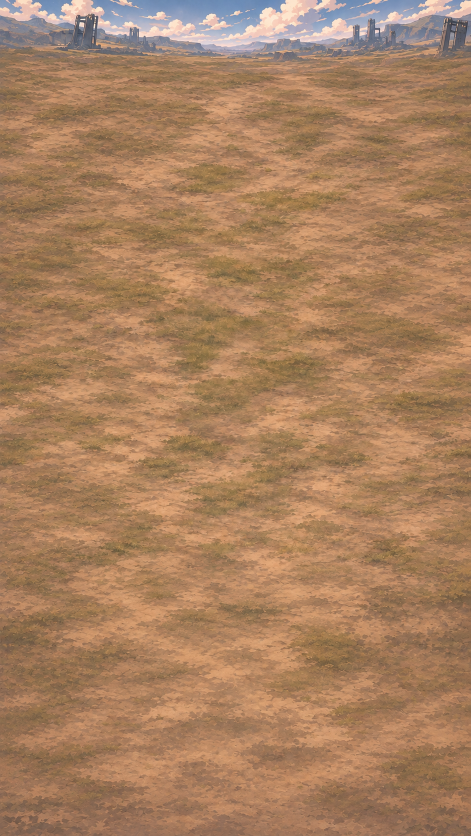
#> input picture art/backgrounds/north_gate_field.png, 941 x 1672 px (shown at 1/2 size)
$ python fit_background.py
#> lines starting #> are read from the running program, lines starting #| are printed output that depends on the picture
### tools/sprites/build_wall.py
"""Bake monotonic HP stages and a registered, layered fifteen-frame gate breach.

The collapse is an authored painted sequence, registered to fixed pillar feet.
The approved five HP stages and static side walls remain unchanged.
"""
import hashlib
import json
import math
import shutil
from pathlib import Path

import numpy as np
from PIL import Image, ImageDraw

from fit_background import cut_wall
from bake_authored_breach import bake, SCALE, PIVOT, ORDER

ROOT = Path(__file__).resolve().parents[2]
SOURCE = ROOT / "art/sprites/wall"
OUTPUT = ROOT / "godot/assets/sprites/wall"
SIZE = (1080, 540)
TOP = 80
SECTION = (270, 810)
STAGES = [0, 1, 2, 4, 5]


def build_wall():
    legacy_folder = SOURCE / "evidence/legacy"
    cut_wall(legacy_folder)
    legacy = json.loads((legacy_folder / "wall.json").read_text())
    intact = Image.open(legacy_folder / "wall_00.png").convert("RGBA")
    approved = Image.open(SOURCE / "approved_wall_00.png").convert("RGBA")
    assert np.array_equal(np.array(intact), np.array(approved)), "Approved wall_00 changed"
    shutil.copyfile(SOURCE / "approved_wall_00.png", OUTPUT / "wall_00.png")
    sides = Image.new("RGBA", SIZE)
    sides.paste(intact, (0, TOP))
    ImageDraw.Draw(sides).rectangle((SECTION[0], 0, SECTION[1] - 1, SIZE[1]), fill=(0, 0, 0, 0))
    sides.save(OUTPUT / "sides.png")
    damage = []
    for index, old_index in enumerate(STAGES):
        source = Image.open(legacy_folder / f"wall_{old_index:02d}.png").convert("RGBA")
        frame = Image.new("RGBA", SIZE)
        frame.paste(source.crop((SECTION[0], 0, SECTION[1], source.height)), (SECTION[0], TOP))
        frame.save(OUTPUT / f"damage_{index:02d}.png")
        damage.append(frame)
    reconstructed = sides.copy()
    reconstructed.paste(damage[0].crop((SECTION[0], TOP, SECTION[1], TOP + intact.height)),
                        (SECTION[0], TOP))
    assert np.array_equal(np.array(reconstructed.crop((0, TOP, 1080, TOP + intact.height))),
                          np.array(approved)), "Intact composition changed"

    breach = bake(damage[-1], SIZE)
    for index, frame in enumerate(breach):
        frame.save(OUTPUT / f"breach_{index:02d}.png")

    data = dict(frames=len(damage), damage_frames=[f"damage_{i:02d}.png" for i in range(len(damage))],
                side_texture="sides.png", base_y=float(legacy["base_y"][0]) + TOP,
                top_padding=TOP, rail_above_base=legacy["rail_above_base"],
                breach_frames=[f"breach_{i:02d}.png" for i in range(len(breach))],
                breach_frame_ms=100, charge_after=.9, burst_frames=[3, 4, 5, 6], impact_frame=7)
    (OUTPUT / "wall.json").write_text(json.dumps(data, indent=2))
    manifest = dict(damage_sources=STAGES, method="authored frame sequence", section=SECTION, top_padding=TOP,
                    baseline=data["base_y"], source_scale=SCALE, source_pivot=PIVOT,
                    painted_order=ORDER, alpha_floor=24, entry="damage_04.png",
                    held_pose=14, source_sha256={name: hashlib.sha256((SOURCE / name).read_bytes()).hexdigest()
                    for name in ["approved_wall_00.png", "collapse_authored_raw.png"]})
    (SOURCE / "build.json").write_text(json.dumps(manifest, indent=2))
    review(sides, damage, "damage")
    review(sides, breach, "breach")
    print("PASS intact/side pixels preserved; five HP stages; fifteen breach frames; fixed baseline", data["base_y"])


# [31 lines left out: function review, not called in this run]


# [2 lines that do not run on import are left out]

### tools/sprites/fit_background.py
"""Prepare the field, apron, static wall sides, HP stages and dedicated breach.

Usage (from the repo root):  python tools/sprites/fit_background.py

Reads   art/backgrounds/north_gate_field.png, art/sprites/apron.png, art/sprites/wall/frames_*.png
Writes  godot/assets/backgrounds/north_gate_field.jpg and apron.png
        godot/assets/sprites/wall/ legacy cuts, sides, damage/breach frames and wall.json
"""
import json
from pathlib import Path

import numpy as np
from PIL import Image

ROOT = Path(__file__).resolve().parents[2]
WIDTH, HEIGHT = 1080, 2400
ABOVE_BASE, BELOW_BASE = 255, 22   # sheet pixels kept above and below the foot of the wall
SIDE_STRIP = (60, 230)             # part of the wall that survives in every frame


# [67 lines left out: functions fit_field, cut_apron, wall_bases, cut_wall, main, not called in this run]
#> in fit_field, painting is the input picture: PIL image 941x1672 RGB; mean R, G, B 168.4, 128.6, 96
#> in fit_field, `canvas = np.pad(paint, ((top, HEIGHT - scaled_h - top), (0, 0), (0, 0)..`:
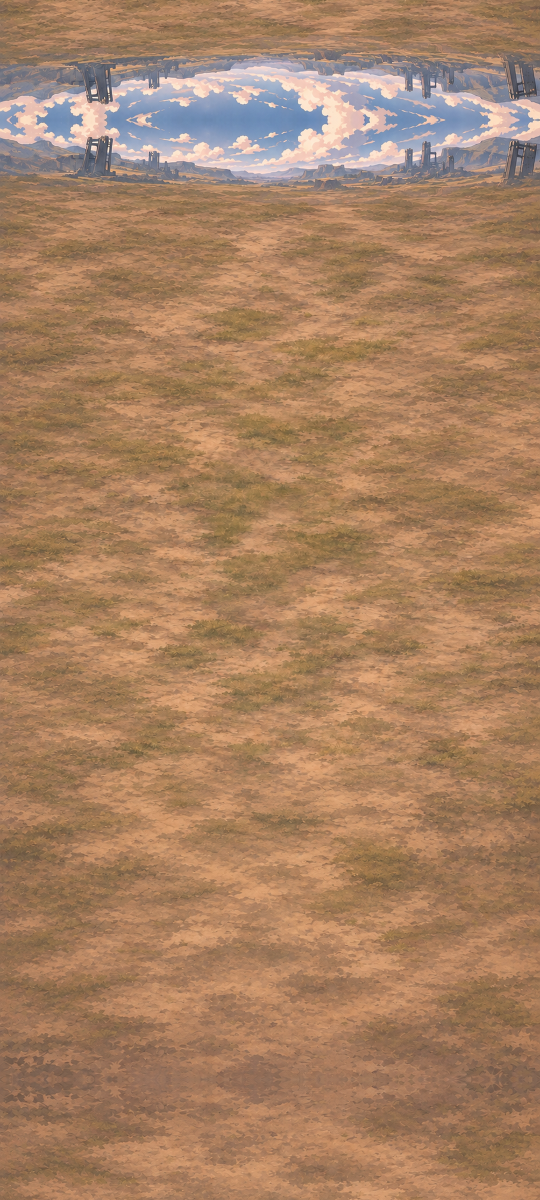
#> canvas: shape (2400, 1080, 3) (shown at 1/2 size); mean R, G, B 167.4, 129.1, 98.9
    cut_apron(out)
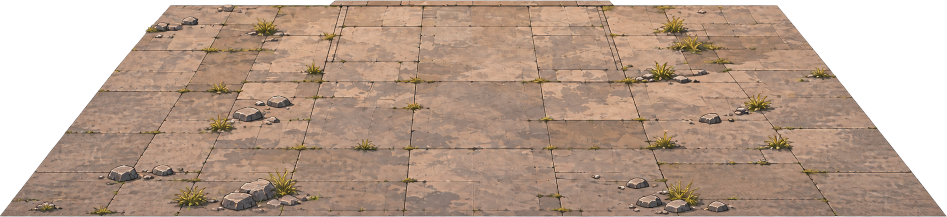
#> input picture godot/assets/backgrounds/apron.png, 1893 x 434 px, found by its file name (shown at 1/2 size)
#> in cut_apron, apron is the input picture: shape (434, 1893, 4); mean R, G, B, A 136.2, 111.9, 95.2, 203.9
    from build_wall import build_wall
    build_wall()


if __name__ == "__main__":
#> (the run stopped early here; a loop or call above may not have finished)
